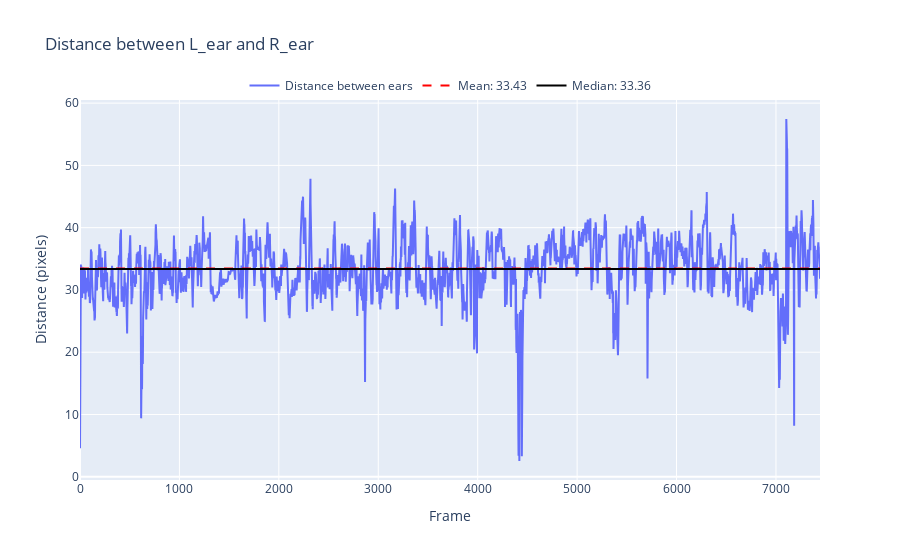

This figure's notebook cell:
### Markdown cell above
---
#### 5. (Optional, but recommended) If we want to scale our data from pixels to cm, we can use a measured distance between two bodyparts (e.g. the distance between both ears).

### Code cell
# plot scale
scale = rst.find_scale_factor(df_smooth, measured_dist, measured_points, print_results=True)

### Figure 1 — Plotly figure (JSON) as saved in the notebook; plotly's stock layout.template omitted (floating-point values rounded to 4 significant figures; data arrays with more than 128 entries replaced by an {"elided": "..."} marker saying what was removed)
{"data": [{"mode": "lines", "name": "Distance between ears", "type": "scatter", "y": {"elided": "7444 float values"}}, {"line": {"color": "red", "dash": "dash"}, "mode": "lines", "name": "Mean: 33.43", "type": "scatter", "y": {"elided": "7444 float values"}}, {"line": {"color": "black"}, "mode": "lines", "name": "Median: 33.36", "type": "scatter", "y": {"elided": "7444 float values"}}], "layout": {"legend": {"orientation": "h", "x": 0.5, "xanchor": "center", "y": 1, "yanchor": "bottom"}, "title": {"text": "Distance between L_ear and R_ear"}, "xaxis": {"title": {"text": "Frame"}}, "yaxis": {"title": {"text": "Distance (pixels)"}}}}
